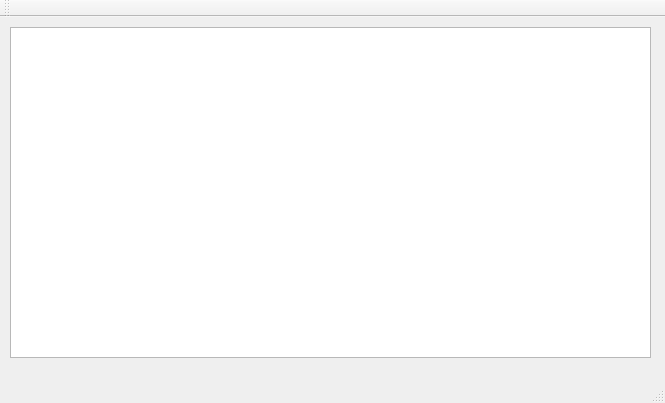
<?xml version="1.0" encoding="UTF-8"?>
<ui version="4.0">
 <class>MainWindow</class>
 <widget class="QMainWindow" name="MainWindow">
  <property name="geometry">
   <rect>
    <x>0</x>
    <y>0</y>
    <width>665</width>
    <height>403</height>
   </rect>
  </property>
  <property name="windowTitle">
   <string>MainWindow</string>
  </property>
  <widget class="QWidget" name="centralWidget">
   <widget class="QTextBrowser" name="textBrowser">
    <property name="geometry">
     <rect>
      <x>10</x>
      <y>10</y>
      <width>641</width>
      <height>331</height>
     </rect>
    </property>
   </widget>
  </widget>
  <widget class="QMenuBar" name="menuBar">
   <property name="geometry">
    <rect>
     <x>0</x>
     <y>0</y>
     <width>665</width>
     <height>23</height>
    </rect>
   </property>
  </widget>
  <widget class="QToolBar" name="mainToolBar">
   <attribute name="toolBarArea">
    <enum>TopToolBarArea</enum>
   </attribute>
   <attribute name="toolBarBreak">
    <bool>false</bool>
   </attribute>
  </widget>
  <widget class="QStatusBar" name="statusBar"/>
 </widget>
 <layoutdefault spacing="6" margin="11"/>
 <resources/>
 <connections/>
</ui>
